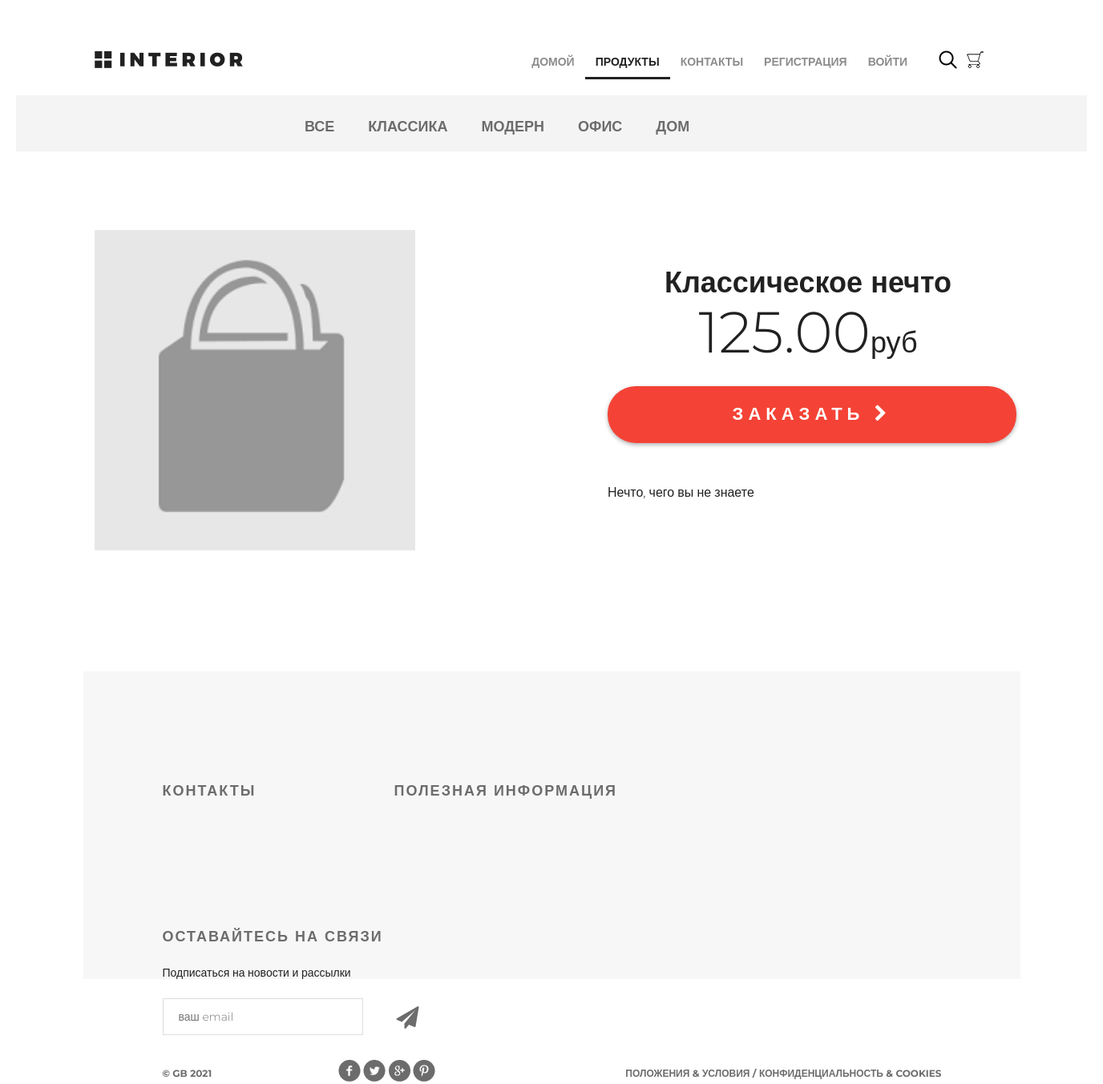
/products/product/25, run on the app's committed database.
### mainapp/models.py (models this page shows, shortened)
class ProductCategory(models.Model):
    name = models.CharField(verbose_name='имя', max_length=64, unique=True)
    description = models.TextField(verbose_name='описание', blank=True)
    is_active = models.BooleanField(default=True)
    class Meta:
        verbose_name = 'категория'
        verbose_name_plural = 'категории'
        ordering = ('-id',)

class Product(models.Model):
    category = models.ForeignKey(ProductCategory, on_delete=models.CASCADE)
    name = models.CharField(verbose_name='имя продукта', max_length=128)
    image = models.ImageField(upload_to='products_images', blank=True)
    short_desc = models.CharField(verbose_name='краткое описание продукта', max_length=64, blank=True)
    description = models.TextField(verbose_name='описание продукта')
    price = models.DecimalField(verbose_name='цена продукта', max_digits=8, decimal_places=2, default=0)
    quantity = models.PositiveIntegerField(verbose_name='кличество на складе', default=0)
    is_active = models.BooleanField(default=True)
    class Meta:
        verbose_name = 'продукт'
        verbose_name_plural = 'продукты'
        ordering = ('-id',)

### mainapp/views.py (the view)
# urls.py: path('product/<int:pk>', mainapp.ProductDetailView.as_view(), name='product')
class ProductDetailView(DetailView):
    model = Product
    template_name = 'mainapp/product.html'
    def get_context_data(self, **kwargs):
        context = super().get_context_data(**kwargs)
        context['title'] = 'Продукты'
        context['links_menu'] = links()
        return context

### adminapp/templatetags/my_tags.py (called while the page is built)
@register.filter(name='media_folder_products')
def media_folder_products(string):
    if not string:
        string = 'products_images/default.jpg'
    return f'{settings.MEDIA_URL}{string}'

### mainapp/context_processors.py (called while the page is built)
def basket(request):
    basket_list = []
    if request.user.is_authenticated:
        basket_list = Basket.objects.filter(user=request.user)
    return {
        'basket': basket_list
    }

### mainapp/views.py (called while the page is built)
def links():
    return ProductCategory.objects.filter(is_active=True)

### mainapp/templates/mainapp/product.html
{% extends 'mainapp/base.html' %}
{% load static %}
{% load my_tags %}
{% block menu %}
	<div class="hero-white">
		<div class="header clearfix">
            {% include 'mainapp/includes/inc_main_menu.html' %}
		</div>
	</div>
{% endblock %}
{% block content %}
	<div class="details">
		<div class="links clearfix">
			{% include 'mainapp/includes/inc_categories_menu.html' %}
		</div>
		<div class="details-products">
			<div class="details-slider">
				<div class="slider-product">
					<img src='{{ object.image|media_folder_products }}' alt="{{ object.name }}" class="tab-img">
				</div>
			</div>
			<div class="description">
				<h3 class="big-bold">{{ object.name }}</h3>
				<p class="price">{{ object.price|floatformat:2 }}<span>руб</span></p>
				<a href="{% url 'basket:add' object.pk %}" class="red-button">
					заказать <i class="fa fa-chevron-right" aria-hidden="true"></i>
				</a>
				<div class="description-text">
					<p>{{ object.description }}</p>
				</div>
			</div>
		</div>
	</div>
{% endblock %}

### mainapp/templates/mainapp/includes/inc_categories_menu.html
<ul class="links-menu">
    <li>
        <a href="{% url 'products:categories' 0 %}" {% if request.resolver_match.kwargs.pk == 0 %}class="active"{% endif %}>
            все
        </a>
    </li>
    {% for link_item in links_menu %}
        <li>
            <a href="{% url 'products:categories' link_item.pk %}"
            {% if request.resolver_match.kwargs.pk == link_item.pk %}class="active"{% endif %}>
            {{ link_item.name }}</a>
        </li>
    {% endfor %}
</ul>

### static/css/style.css (style rules this page uses)
* { margin: 0; padding: 0; }
body { font-family: 'Montserrat', sans-serif; }
html, body { height: 100%; }
.clearfix:after { content: ""; display: block; clear: both; }
.big-bold { color: #212121; font-size: 36px; font-weight: 700; text-align: left; margin-bottom: 24px; line-height: 36px; }
.hero-white { background-color: #fff; height: 119px; padding-left: 98px; padding-right: 211px; position: relative; }
.links { height: 70px; background-color: #f4f4f4; position: relative; padding-left: 360px; }
.links-menu { margin: 27px auto 0px; position: absolute; }
.links-menu li { float: left; list-style-type: none; padding-right: 42px; }
.links-menu li a { text-decoration: none; color: #6c6c6c; font-size: 18px; font-weight: 700; text-transform: uppercase; }
.details-products { padding-left: 98px; padding-right: 98px; margin-top: 98px; height: 551px; }
.details-slider { width: 570px; float: left; margin-right: 30px; }
.slider-product { width: 570px; height: 400px; }
.description { width: 535px; float: right; padding-left: 35px }
.description .big-bold { color: #212121; font-size: 36px; font-weight: 700; text-align: center; margin-top: 47px; margin-bottom: 0px; }
.description .price { color: #212121; font-size: 72px; font-weight: 300; line-height: 48px; text-align: center; margin-top: 20px; }
.description .price span { color: #212121; font-size: 36px; font-weight: 300; line-height: 48px; text-align: center; }
.red-button { display: block; height: 71px; width: 510px; border-radius: 35px; background-color: #f44336; text-align: center; text-transform: uppercase; text-decoration: none; color: #ffffff; font-size: 22px; font-weight: 700; line-height: 24px; box-shadow: 0px 2px 4.85px 0.15px rgba(33, 33, 33, 0.35); line-height: 70px; letter-spacing: 6px; margin-top: 31px; }
.description-text { margin-top: 50px; color: #212121; font-size: 16px; font-weight: 300; line-height: 24px; text-align: left; }
.description-text p { margin-bottom: 0.5em; }
.tab-img { height: 100%; }

### data on the page
ProductCategory: name "КЛАССИКА"
ProductCategory: name "МОДЕРН"
ProductCategory: name "ОФИС"
ProductCategory: name "ДОМ"
Product: name "Классическое нечто", price "125.00", description "Нечто, чего вы не знаете"
